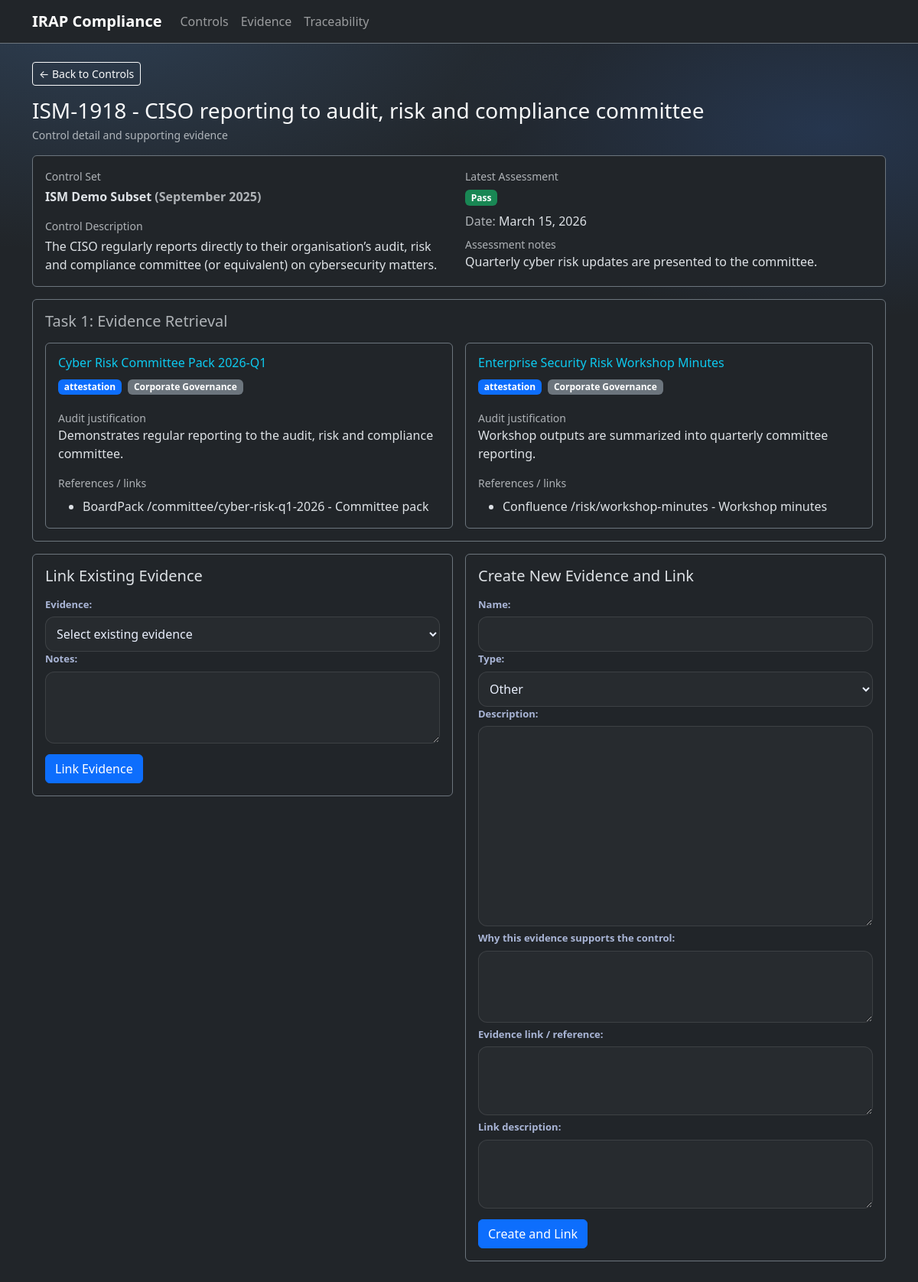
/controls/5/, run on the app's committed database.
### irap/models.py (models this page shows, shortened)
class TimeStampedModel(models.Model):
    created_at = models.DateTimeField(default=timezone.now, editable=False)
    updated_at = models.DateTimeField(auto_now=True, null=True, blank=True)
    class Meta:
        abstract = True

class Control(TimeStampedModel):
    control_set = models.ForeignKey(ControlSet, on_delete=models.CASCADE, related_name="controls")
    control_id = models.CharField(max_length=128)  # e.g., "AC-2" or ISM identifier
    name = models.CharField(max_length=255)
    description = models.TextField(blank=True)
    version = models.CharField(max_length=64, blank=True)
    class Meta:
        unique_together = ("control_set", "control_id", "version")
        indexes = [
            models.Index(fields=["control_id"]),
            models.Index(fields=["name"]),
        ]
        ordering = ["control_set__name", "control_id"]

class ControlSet(TimeStampedModel):
    name = models.CharField(max_length=255)
    version = models.CharField(max_length=64, blank=True)
    description = models.TextField(blank=True)
    class Meta:
        unique_together = ("name", "version")
        ordering = ["name", "version"]

class ControlAssessment(TimeStampedModel):
    class Status(models.TextChoices):
        NOT_ASSESSED = "not_assessed", "Not assessed"
        PASS_ = "pass", "Pass"
        PARTIAL = "partial", "Partial"
        FAIL = "fail", "Fail"
        N_A = "n_a", "Not applicable"
    control = models.ForeignKey(Control, on_delete=models.CASCADE, related_name="assessments")
    status = models.CharField(max_length=32, choices=Status.choices, default=Status.NOT_ASSESSED)
    notes = models.TextField(blank=True)
    assessment_date = models.DateField(default=timezone.now)
    class Meta:
        indexes = [
            models.Index(fields=["control", "-assessment_date"]),
            models.Index(fields=["status"]),
        ]
        ordering = ["-assessment_date", "-created_at"]

class EvidenceUsage(TimeStampedModel):
    control = models.ForeignKey(Control, on_delete=models.CASCADE, related_name="evidence_usages")
    evidence = models.ForeignKey(Evidence, on_delete=models.CASCADE, related_name="evidence_usages")
    notes = models.TextField(blank=True)
    class Meta:
        unique_together = ("control", "evidence")
        indexes = [
            models.Index(fields=["control", "evidence"]),
        ]

class Evidence(TimeStampedModel):
    class EvidenceType(models.TextChoices):
        POLICY = "policy", "Policy"
        PROCEDURE = "procedure", "Procedure"
        DIAGRAM = "diagram", "Architecture diagram"
        TICKET = "ticket", "Change ticket"
        LOG = "log", "Log / monitoring"
        ATTESTATION = "attestation", "Interview / attestation"
        OTHER = "other", "Other"
    name = models.CharField(max_length=255)
    type = models.CharField(max_length=64, choices=EvidenceType.choices, default=EvidenceType.OTHER)
    description = models.TextField(blank=True)
    version = models.CharField(max_length=16, default="v1.0")
    controls = models.ManyToManyField(Control, through="EvidenceUsage", related_name="evidence_items")
    class Meta:
        indexes = [
            models.Index(fields=["type"]),
            models.Index(fields=["name"]),
        ]
        ordering = ["name"]
    def __str__(self):
        return self.name

class BoundaryAssociation(TimeStampedModel):
    evidence = models.ForeignKey(Evidence, on_delete=models.CASCADE, related_name="boundary_associations")
    boundary = models.ForeignKey(Boundary, on_delete=models.CASCADE, related_name="evidence_associations")
    notes = models.TextField(blank=True)
    class Meta:
        unique_together = ("evidence", "boundary")
        indexes = [
            models.Index(fields=["boundary"]),
            models.Index(fields=["evidence", "boundary"]),
        ]

class Boundary(TimeStampedModel):
    name = models.CharField(max_length=255)
    description = models.TextField(blank=True)
    class Meta:
        unique_together = ("name",)
        ordering = ["name"]

class EvidenceLink(TimeStampedModel):
    evidence = models.ForeignKey(Evidence, on_delete=models.CASCADE, related_name="links")
    url_or_reference = models.TextField()  # URL, file path, confluence page id, etc.
    description = models.TextField(blank=True)

### irap/views.py (the view)
# urls.py: path("controls/<int:pk>/", views.control_detail, name="control_detail"),
def control_detail(request, pk):
    control = get_object_or_404(
        Control.objects.select_related("control_set").prefetch_related(
            "evidence_usages__evidence__links",
            "evidence_usages__evidence__boundary_associations__boundary",
            "assessments",
        ),
        pk=pk,
    )
    latest_assessment = control.assessments.order_by("-assessment_date", "-id").first()
    link_form = LinkExistingEvidenceForm()
    create_form = CreateEvidenceAndLinkForm()
    context = {
        "control": control,
        "latest_assessment": latest_assessment,
        "link_form": link_form,
        "create_form": create_form,
    }
    return render(request, "irap/control_detail.html", context)

### irap/forms.py
class LinkExistingEvidenceForm(forms.Form):
    evidence = forms.ModelChoiceField(
        queryset=Evidence.objects.all().order_by("name"),
        empty_label="Select existing evidence"
    )
    notes = forms.CharField(
        required=False,
        widget=forms.Textarea(attrs={"rows": 3})
    )

class CreateEvidenceAndLinkForm(forms.ModelForm):
    usage_notes = forms.CharField(
        required=False,
        widget=forms.Textarea(attrs={"rows": 3}),
        label="Why this evidence supports the control"
    )
    url_or_reference = forms.CharField(
        required=False,
        widget=forms.Textarea(attrs={"rows": 2}),
        label="Evidence link / reference"
    )
    link_description = forms.CharField(
        required=False,
        widget=forms.Textarea(attrs={"rows": 2}),
        label="Link description"
    )
    class Meta:
        model = Evidence
        fields = ["name", "type", "description"]

### templates/irap/control_detail.html (shortened to what this page needs)
{% extends 'base.html' %}
{% block content %}
  <div class="mb-3">
    <a class="btn btn-outline-light btn-sm" href="{% url 'irap:control_list' %}">&larr; Back to Controls</a>
  </div>
  <div class="d-flex align-items-start justify-content-between gap-3 mb-3">
    <div>
      <h1 class="h3 mb-1">{{ control.control_id }} - {{ control.name }}</h1>
      <div class="text-muted small">Control detail and supporting evidence</div>
    </div>
  </div>
  <div class="card bg-dark border-secondary mb-3">
    <div class="card-body">
      <div class="row g-3">
        <div class="col-md-6">
          <div class="text-muted small mb-1">Control Set</div>
          <div class="fw-semibold">
            {{ control.control_set.name }}{% if control.control_set.version %} <span class="text-muted">({{ control.control_set.version }})</span>{% endif %}
          </div>
          <div class="text-muted small mt-3 mb-1">Control Description</div>
          <div class="mb-0">{{ control.description }}</div>
        </div>
        <div class="col-md-6">
          <div class="text-muted small mb-1">Latest Assessment</div>
          {% if latest_assessment %}
            {% if latest_assessment.status == 'pass' %}
              <span class="badge text-bg-success">{{ latest_assessment.get_status_display }}</span>
            {% elif latest_assessment.status == 'partial' %}
              <span class="badge text-bg-warning text-dark">{{ latest_assessment.get_status_display }}</span>
            {% elif latest_assessment.status == 'fail' %}
              <span class="badge text-bg-danger">{{ latest_assessment.get_status_display }}</span>
            {% else %}
              <span class="badge text-bg-secondary">{{ latest_assessment.get_status_display }}</span>
            {% endif %}
            <div class="mt-2">
              <div><span class="text-muted">Date:</span> {{ latest_assessment.assessment_date }}</div>
              {% if latest_assessment.notes %}
                <div class="mt-2">
                  <div class="text-muted small">Assessment notes</div>
                  <div>{{ latest_assessment.notes }}</div>
                </div>
              {% endif %}
            </div>
          {% else %}
            <div class="alert alert-secondary mb-0">No assessments recorded yet.</div>
          {% endif %}
        </div>
      </div>
    </div>
  </div>
  <div class="card bg-dark border-secondary mb-3">
    <div class="card-body">
      <h2 class="h5 text-muted mb-3">Task 1: Evidence Retrieval</h2>
      {% if control.evidence_usages.all %}
        <div class="row g-3">
          {% for usage in control.evidence_usages.all %}
            <div class="col-md-6">
              <div class="card bg-transparent border-secondary h-100">
                <div class="card-body">
                  <h3 class="h6 mb-2">
                    <a class="link-info text-decoration-none" href="{% url 'irap:evidence_detail' usage.evidence.pk %}">
                      {{ usage.evidence.name }}
                    </a>
                  </h3>
                  <div class="mb-2">
                    <span class="badge text-bg-primary me-1">{{ usage.evidence.type }}</span>
                    {% if usage.evidence.boundary_associations.all %}
                      {% for assoc in usage.evidence.boundary_associations.all %}
                        <span class="badge text-bg-secondary me-1 mb-1">{{ assoc.boundary.name }}</span>
                      {% endfor %}
                    {% else %}
                      <span class="badge text-bg-secondary">No boundary scope assigned</span>
                    {% endif %}
                  </div>
                  <div class="mt-3">
                    <div class="text-muted small">Audit justification</div>
                    <div>{{ usage.notes|default:"-" }}</div>
                  </div>
                  <div class="mt-3">
                    <div class="text-muted small">References / links</div>
                    {% if usage.evidence.links.all %}
                      <ul class="mb-0 mt-2">
                        {% for link in usage.evidence.links.all %}
                          <li>
                            {{ link.url_or_reference }}
                            {% if link.description %} - {{ link.description }}{% endif %}
                          </li>
                        {% endfor %}
                      </ul>
                    {% else %}
                      <div class="text-muted mt-2">No links recorded.</div>
                    {% endif %}
                  </div>
                </div>
              </div>
            </div>
          {% endfor %}
        </div>
      {% else %}
        <div class="alert alert-secondary mb-0">
          No evidence linked yet. Use the forms below to link or create evidence.
        </div>
      {% endif %}
    </div>
  </div>
  <div class="row g-3">
    <div class="col-md-6">
      <div class="card bg-dark border-secondary mb-3">
        <div class="card-body">
          <h2 class="h5 mb-3">Link Existing Evidence</h2>
          <form method="post" action="{% url 'irap:link_evidence' control.pk %}">
            {{ link_form.as_p }}
            <button class="btn btn-primary mt-2" type="submit">Link Evidence</button>
          </form>
        </div>
      </div>
    </div>
    <div class="col-md-6">
      <div class="card bg-dark border-secondary mb-3">
        <div class="card-body">
          <h2 class="h5 mb-3">Create New Evidence and Link</h2>
          <form method="post" action="{% url 'irap:create_and_link_evidence' control.pk %}">
            {{ create_form.as_p }}
            <button class="btn btn-primary mt-2" type="submit">Create and Link</button>
          </form>
        </div>
      </div>
    </div>
  </div>
{% endblock %}

### static/irap/styles.css (style rules this page uses)
:root { --bg: #0b1220; --panel: #121c33; --panel-2: #0f1830; --text: #e8eefc; --muted: #a9b5d6; --border: rgba(255,255,255,0.10); --primary: #60a5fa; --primary-2: #3b82f6; --danger: #fb7185; --success: #34d399; --warn: #fbbf24; }
* { box-sizing: border-box; }
body { margin: 0; font-family: ui-sans-serif, system-ui, -apple-system, Segoe UI, Roboto, Helvetica, Arial, "Apple Color Emoji","Segoe UI Emoji"; background: radial-gradient(1200px 600px at 10% 0%, rgba(96,165,250,0.20), transparent 55%), radial-gradient(1000px 500px at 90% 10%, rgba(59,130,246,0.18), transparent 50%), var(--bg); color: var(--text); }
form p { margin: 0; }
select, textarea, input[type="text"], input[type="email"], input[type="number"] { width: 100%; padding: 10px 10px; border-radius: 12px; border: 1px solid var(--border); background: rgba(255,255,255,0.03); color: var(--text); }
textarea { min-height: 90px; resize: vertical; }
label { display: block; margin-bottom: 6px; color: var(--muted); font-size: 13px; font-weight: 700; }

### data on the page
Control: control_id "ISM-1918", name "CISO reporting to audit, risk and compliance committee", control_set.name "ISM Demo Subset", control_set.version "September 2025", description "The CISO regularly reports directly to their organisation’s audit, risk and compliance committee (or equivalent) on cybersecurity matters."
ControlAssessment: status "Pass", assessment_date "March 15, 2026", notes "Quarterly cyber risk updates are presented to the committee."
EvidenceUsage: evidence.name "Cyber Risk Committee Pack 2026-Q1", evidence.type "attestation", notes "Demonstrates regular reporting to the audit, risk and compliance committee."
BoundaryAssociation: boundary.name "Corporate Governance"
EvidenceLink: url_or_reference "BoardPack /committee/cyber-risk-q1-2026", description "Committee pack"
EvidenceUsage: evidence.name "Enterprise Security Risk Workshop Minutes", evidence.type "attestation", notes "Workshop outputs are summarized into quarterly committee reporting."
BoundaryAssociation: boundary.name "Corporate Governance"
EvidenceLink: url_or_reference "Confluence /risk/workshop-minutes", description "Workshop minutes"
